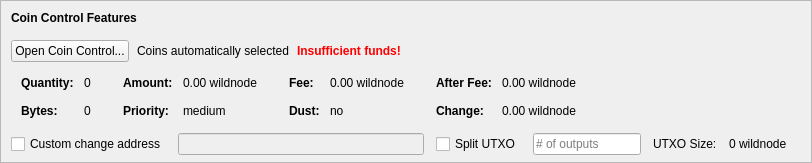
    <widget class="QFrame" name="frameCoinControl">
     <property name="sizePolicy">
      <sizepolicy hsizetype="Expanding" vsizetype="Expanding">
       <horstretch>0</horstretch>
       <verstretch>0</verstretch>
      </sizepolicy>
     </property>
     <property name="maximumSize">
      <size>
       <width>16777215</width>
       <height>16777215</height>
      </size>
     </property>
     <property name="frameShape">
      <enum>QFrame::StyledPanel</enum>
     </property>
     <property name="frameShadow">
      <enum>QFrame::Sunken</enum>
     </property>
     <layout class="QVBoxLayout" name="verticalLayoutCoinControl2">
      <property name="spacing">
       <number>0</number>
      </property>
      <property name="leftMargin">
       <number>0</number>
      </property>
      <property name="topMargin">
       <number>0</number>
      </property>
      <property name="rightMargin">
       <number>0</number>
      </property>
      <property name="bottomMargin">
       <number>6</number>
      </property>
      <item>
       <layout class="QVBoxLayout" name="verticalLayoutCoinControl" stretch="0,0,0,0,1">
        <property name="spacing">
         <number>0</number>
        </property>
        <property name="leftMargin">
         <number>10</number>
        </property>
        <property name="topMargin">
         <number>10</number>
        </property>
        <item>
         <layout class="QHBoxLayout" name="horizontalLayoutCoinControl1">
          <property name="bottomMargin">
           <number>15</number>
          </property>
          <item>
           <widget class="QLabel" name="labelCoinControlFeatures">
            <property name="sizePolicy">
             <sizepolicy hsizetype="Preferred" vsizetype="Maximum">
              <horstretch>0</horstretch>
              <verstretch>0</verstretch>
             </sizepolicy>
            </property>
            <property name="font">
             <font>
              <weight>75</weight>
              <bold>true</bold>
             </font>
            </property>
            <property name="styleSheet">
             <string notr="true">font-weight:bold;</string>
            </property>
            <property name="text">
             <string>Coin Control Features</string>
            </property>
           </widget>
          </item>
         </layout>
        </item>
        <item>
         <layout class="QHBoxLayout" name="horizontalLayoutCoinControl2" stretch="0,0,0,0">
          <property name="spacing">
           <number>8</number>
          </property>
          <property name="bottomMargin">
           <number>10</number>
          </property>
          <item>
           <widget class="QPushButton" name="pushButtonCoinControl">
            <property name="styleSheet">
             <string notr="true"/>
            </property>
            <property name="text">
             <string>Open Coin Control...</string>
            </property>
            <property name="autoDefault">
             <bool>false</bool>
            </property>
           </widget>
          </item>
          <item>
           <widget class="QLabel" name="labelCoinControlAutomaticallySelected">
            <property name="text">
             <string>Coins automatically selected</string>
            </property>
            <property name="margin">
             <number>5</number>
            </property>
           </widget>
          </item>
          <item>
           <widget class="QLabel" name="labelCoinControlInsuffFunds">
            <property name="font">
             <font>
              <weight>75</weight>
              <bold>true</bold>
             </font>
            </property>
            <property name="styleSheet">
             <string notr="true">color:red;font-weight:bold;</string>
            </property>
            <property name="text">
             <string>Insufficient funds!</string>
            </property>
            <property name="margin">
             <number>5</number>
            </property>
           </widget>
          </item>
          <item>
           <spacer name="horizontalSpacerCoinControl">
            <property name="orientation">
             <enum>Qt::Horizontal</enum>
            </property>
            <property name="sizeHint" stdset="0">
             <size>
              <width>40</width>
              <height>1</height>
             </size>
            </property>
           </spacer>
          </item>
         </layout>
        </item>
        <item>
         <widget class="QWidget" name="widgetCoinControl" native="true">
          <property name="sizePolicy">
           <sizepolicy hsizetype="Preferred" vsizetype="Preferred">
            <horstretch>0</horstretch>
            <verstretch>0</verstretch>
           </sizepolicy>
          </property>
          <property name="minimumSize">
           <size>
            <width>0</width>
            <height>0</height>
           </size>
          </property>
          <property name="styleSheet">
           <string notr="true"/>
          </property>
          <layout class="QHBoxLayout" name="horizontalLayoutCoinControl5">
           <property name="leftMargin">
            <number>0</number>
           </property>
           <property name="topMargin">
            <number>0</number>
           </property>
           <property name="rightMargin">
            <number>0</number>
           </property>
           <property name="bottomMargin">
            <number>0</number>
           </property>
           <item>
            <layout class="QHBoxLayout" name="horizontalLayoutCoinControl3" stretch="0,0,0,1">
             <property name="spacing">
              <number>20</number>
             </property>
             <property name="topMargin">
              <number>0</number>
             </property>
             <property name="bottomMargin">
              <number>10</number>
             </property>
             <item>
              <layout class="QFormLayout" name="formLayoutCoinControl1">
               <property name="horizontalSpacing">
                <number>10</number>
               </property>
               <property name="verticalSpacing">
                <number>14</number>
               </property>
               <property name="leftMargin">
                <number>10</number>
               </property>
               <property name="topMargin">
                <number>4</number>
               </property>
               <property name="rightMargin">
                <number>6</number>
               </property>
               <item row="0" column="0">
                <widget class="QLabel" name="labelCoinControlQuantityText">
                 <property name="font">
                  <font>
                   <weight>75</weight>
                   <bold>true</bold>
                  </font>
                 </property>
                 <property name="text">
                  <string>Quantity:</string>
                 </property>
                 <property name="margin">
                  <number>0</number>
                 </property>
                </widget>
               </item>
               <item row="0" column="1">
                <widget class="QLabel" name="labelCoinControlQuantity">
                 <property name="cursor">
                  <cursorShape>IBeamCursor</cursorShape>
                 </property>
                 <property name="contextMenuPolicy">
                  <enum>Qt::ActionsContextMenu</enum>
                 </property>
                 <property name="text">
                  <string notr="true">0</string>
                 </property>
                 <property name="margin">
                  <number>0</number>
                 </property>
                 <property name="textInteractionFlags">
                  <set>Qt::LinksAccessibleByMouse|Qt::TextSelectableByKeyboard|Qt::TextSelectableByMouse</set>
                 </property>
                </widget>
               </item>
               <item row="1" column="0">
                <widget class="QLabel" name="labelCoinControlBytesText">
                 <property name="font">
                  <font>
                   <weight>75</weight>
                   <bold>true</bold>
                  </font>
                 </property>
                 <property name="text">
                  <string>Bytes:</string>
                 </property>
                </widget>
               </item>
               <item row="1" column="1">
                <widget class="QLabel" name="labelCoinControlBytes">
                 <property name="cursor">
                  <cursorShape>IBeamCursor</cursorShape>
                 </property>
                 <property name="contextMenuPolicy">
                  <enum>Qt::ActionsContextMenu</enum>
                 </property>
                 <property name="text">
                  <string notr="true">0</string>
                 </property>
                 <property name="textInteractionFlags">
                  <set>Qt::LinksAccessibleByMouse|Qt::TextSelectableByKeyboard|Qt::TextSelectableByMouse</set>
                 </property>
                </widget>
               </item>
              </layout>
             </item>
             <item>
              <layout class="QFormLayout" name="formLayoutCoinControl2">
               <property name="horizontalSpacing">
                <number>10</number>
               </property>
               <property name="verticalSpacing">
                <number>14</number>
               </property>
               <property name="leftMargin">
                <number>6</number>
               </property>
               <property name="topMargin">
                <number>4</number>
               </property>
               <property name="rightMargin">
                <number>6</number>
               </property>
               <item row="0" column="0">
                <widget class="QLabel" name="labelCoinControlAmountText">
                 <property name="font">
                  <font>
                   <weight>75</weight>
                   <bold>true</bold>
                  </font>
                 </property>
                 <property name="text">
                  <string>Amount:</string>
                 </property>
                 <property name="margin">
                  <number>0</number>
                 </property>
                </widget>
               </item>
               <item row="0" column="1">
                <widget class="QLabel" name="labelCoinControlAmount">
                 <property name="cursor">
                  <cursorShape>IBeamCursor</cursorShape>
                 </property>
                 <property name="contextMenuPolicy">
                  <enum>Qt::ActionsContextMenu</enum>
                 </property>
                 <property name="text">
                  <string notr="true">0.00 wildnode</string>
                 </property>
                 <property name="textInteractionFlags">
                  <set>Qt::LinksAccessibleByMouse|Qt::TextSelectableByKeyboard|Qt::TextSelectableByMouse</set>
                 </property>
                </widget>
               </item>
               <item row="1" column="0">
                <widget class="QLabel" name="labelCoinControlPriorityText">
                 <property name="font">
                  <font>
                   <weight>75</weight>
                   <bold>true</bold>
                  </font>
                 </property>
                 <property name="text">
                  <string>Priority:</string>
                 </property>
                </widget>
               </item>
               <item row="1" column="1">
                <widget class="QLabel" name="labelCoinControlPriority">
                 <property name="cursor">
                  <cursorShape>IBeamCursor</cursorShape>
                 </property>
                 <property name="contextMenuPolicy">
                  <enum>Qt::ActionsContextMenu</enum>
                 </property>
                 <property name="text">
                  <string>medium</string>
                 </property>
                 <property name="textInteractionFlags">
                  <set>Qt::LinksAccessibleByMouse|Qt::TextSelectableByKeyboard|Qt::TextSelectableByMouse</set>
                 </property>
                </widget>
               </item>
              </layout>
             </item>
             <item>
              <layout class="QFormLayout" name="formLayoutCoinControl3">
               <property name="horizontalSpacing">
                <number>10</number>
               </property>
               <property name="verticalSpacing">
                <number>14</number>
               </property>
               <property name="leftMargin">
                <number>6</number>
               </property>
               <property name="topMargin">
                <number>4</number>
               </property>
               <property name="rightMargin">
                <number>6</number>
               </property>
               <item row="0" column="0">
                <widget class="QLabel" name="labelCoinControlFeeText">
                 <property name="font">
                  <font>
                   <weight>75</weight>
                   <bold>true</bold>
                  </font>
                 </property>
                 <property name="text">
                  <string>Fee:</string>
                 </property>
                 <property name="margin">
                  <number>0</number>
                 </property>
                </widget>
               </item>
               <item row="0" column="1">
                <widget class="QLabel" name="labelCoinControlFee">
                 <property name="cursor">
                  <cursorShape>IBeamCursor</cursorShape>
                 </property>
                 <property name="contextMenuPolicy">
                  <enum>Qt::ActionsContextMenu</enum>
                 </property>
                 <property name="text">
                  <string notr="true">0.00 wildnode</string>
                 </property>
                 <property name="textInteractionFlags">
                  <set>Qt::LinksAccessibleByMouse|Qt::TextSelectableByKeyboard|Qt::TextSelectableByMouse</set>
                 </property>
                </widget>
               </item>
               <item row="1" column="0">
                <widget class="QLabel" name="labelCoinControlLowOutputText">
                 <property name="font">
                  <font>
                   <weight>75</weight>
                   <bold>true</bold>
                  </font>
                 </property>
                 <property name="text">
                  <string>Dust:</string>
                 </property>
                </widget>
               </item>
               <item row="1" column="1">
                <widget class="QLabel" name="labelCoinControlLowOutput">
                 <property name="cursor">
                  <cursorShape>IBeamCursor</cursorShape>
                 </property>
                 <property name="contextMenuPolicy">
                  <enum>Qt::ActionsContextMenu</enum>
                 </property>
                 <property name="text">
                  <string>no</string>
                 </property>
                 <property name="textInteractionFlags">
                  <set>Qt::LinksAccessibleByMouse|Qt::TextSelectableByKeyboard|Qt::TextSelectableByMouse</set>
                 </property>
                </widget>
               </item>
              </layout>
             </item>
             <item>
              <layout class="QFormLayout" name="formLayoutCoinControl4">
               <property name="horizontalSpacing">
                <number>10</number>
               </property>
               <property name="verticalSpacing">
                <number>14</number>
               </property>
               <property name="leftMargin">
                <number>6</number>
               </property>
               <property name="topMargin">
                <number>4</number>
               </property>
               <property name="rightMargin">
                <number>6</number>
               </property>
               <item row="0" column="0">
                <widget class="QLabel" name="labelCoinControlAfterFeeText">
                 <property name="font">
                  <font>
                   <weight>75</weight>
                   <bold>true</bold>
                  </font>
                 </property>
                 <property name="text">
                  <string>After Fee:</string>
                 </property>
                 <property name="margin">
                  <number>0</number>
                 </property>
                </widget>
               </item>
               <item row="0" column="1">
                <widget class="QLabel" name="labelCoinControlAfterFee">
                 <property name="cursor">
                  <cursorShape>IBeamCursor</cursorShape>
                 </property>
                 <property name="contextMenuPolicy">
                  <enum>Qt::ActionsContextMenu</enum>
                 </property>
                 <property name="text">
                  <string notr="true">0.00 wildnode</string>
                 </property>
                 <property name="textInteractionFlags">
                  <set>Qt::LinksAccessibleByMouse|Qt::TextSelectableByKeyboard|Qt::TextSelectableByMouse</set>
                 </property>
                </widget>
               </item>
               <item row="1" column="0">
                <widget class="QLabel" name="labelCoinControlChangeText">
                 <property name="font">
                  <font>
                   <weight>75</weight>
                   <bold>true</bold>
                  </font>
                 </property>
                 <property name="text">
                  <string>Change:</string>
                 </property>
                </widget>
               </item>
               <item row="1" column="1">
                <widget class="QLabel" name="labelCoinControlChange">
                 <property name="cursor">
                  <cursorShape>IBeamCursor</cursorShape>
                 </property>
                 <property name="contextMenuPolicy">
                  <enum>Qt::ActionsContextMenu</enum>
                 </property>
                 <property name="text">
                  <string notr="true">0.00 wildnode</string>
                 </property>
                 <property name="textInteractionFlags">
                  <set>Qt::LinksAccessibleByMouse|Qt::TextSelectableByKeyboard|Qt::TextSelectableByMouse</set>
                 </property>
                </widget>
               </item>
              </layout>
             </item>
            </layout>
           </item>
          </layout>
         </widget>
        </item>
        <item>
         <layout class="QHBoxLayout" name="horizontalLayoutCoinControl4" stretch="0,0,0,0,0,0,0">
          <property name="spacing">
           <number>12</number>
          </property>
          <property name="sizeConstraint">
           <enum>QLayout::SetDefaultConstraint</enum>
          </property>
          <property name="topMargin">
           <number>5</number>
          </property>
          <property name="rightMargin">
           <number>5</number>
          </property>
          <item>
           <widget class="QCheckBox" name="checkBoxCoinControlChange">
            <property name="toolTip">
             <string>If this is activated, but the change address is empty or invalid, change will be sent to a newly generated address.</string>
            </property>
            <property name="text">
             <string>Custom change address</string>
            </property>
           </widget>
          </item>
          <item>
           <widget class="QValidatedLineEdit" name="lineEditCoinControlChange">
            <property name="enabled">
             <bool>false</bool>
            </property>
            <property name="sizePolicy">
             <sizepolicy hsizetype="Expanding" vsizetype="Fixed">
              <horstretch>0</horstretch>
              <verstretch>0</verstretch>
             </sizepolicy>
            </property>
           </widget>
          </item>
          <item>
           <widget class="QCheckBox" name="splitBlockCheckBox">
            <property name="text">
             <string>Split UTXO</string>
            </property>
           </widget>
          </item>
          <item>
           <widget class="QLineEdit" name="splitBlockLineEdit">
            <property name="sizePolicy">
             <sizepolicy hsizetype="Fixed" vsizetype="Fixed">
              <horstretch>50</horstretch>
              <verstretch>0</verstretch>
             </sizepolicy>
            </property>
            <property name="placeholderText">
             <string># of outputs</string>
            </property>
           </widget>
          </item>
          <item>
           <widget class="QLabel" name="labelBlockSizeText">
            <property name="text">
             <string>UTXO Size:</string>
            </property>
           </widget>
          </item>
          <item>
           <widget class="QLabel" name="labelBlockSize">
            <property name="text">
             <string>0 wildnode</string>
            </property>
           </widget>
          </item>
          <item>
           <widget class="QLabel" name="labelCoinControlChangeLabel">
            <property name="sizePolicy">
             <sizepolicy hsizetype="Preferred" vsizetype="Expanding">
              <horstretch>0</horstretch>
              <verstretch>0</verstretch>
             </sizepolicy>
            </property>
            <property name="minimumSize">
             <size>
              <width>0</width>
              <height>0</height>
             </size>
            </property>
            <property name="text">
             <string/>
            </property>
            <property name="margin">
             <number>3</number>
            </property>
           </widget>
          </item>
         </layout>
        </item>
        <item>
         <spacer name="verticalSpacerCoinControl">
          <property name="orientation">
           <enum>Qt::Vertical</enum>
          </property>
          <property name="sizeHint" stdset="0">
           <size>
            <width>800</width>
            <height>1</height>
           </size>
          </property>
         </spacer>
        </item>
       </layout>
      </item>
     </layout>
    </widget>
